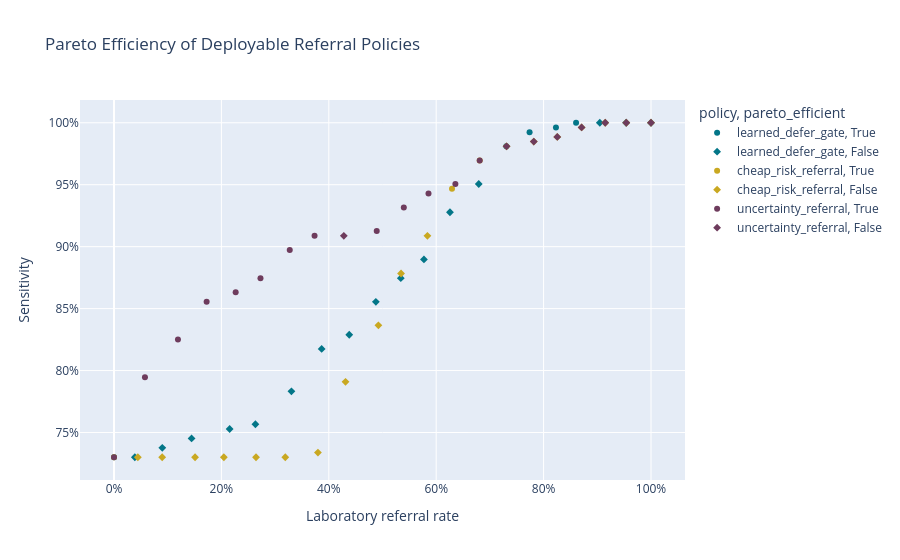

Notebook code for this chart:
### Code cell
fig = px.scatter(
    pareto_results,
    x="referral_rate",
    y="sensitivity",
    color="policy",
    symbol="pareto_efficient",
    hover_data=[
        "requested_budget",
        "specificity",
        "balanced_accuracy",
        "total_normalized_cost"
    ],
    title=(
        "Pareto Efficiency of "
        "Deployable Referral Policies"
    ),
    color_discrete_map={
        "learned_defer_gate": (
            PROJECT_COLORS[
                "teal_dark"
            ]
        ),

        "cheap_risk_referral": (
            PROJECT_COLORS[
                "yellow_dark"
            ]
        ),

        "uncertainty_referral": (
            PROJECT_COLORS[
                "purple_dark"
            ]
        )
    }
)

fig.update_xaxes(
    tickformat=".0%",
    title=(
        "Laboratory referral rate"
    )
)

fig.update_yaxes(
    tickformat=".0%",
    title="Sensitivity"
)

fig.show()

save_plotly(
    fig,
    "step11_pareto_efficient_policies"
)

### Figure 1 — Plotly figure (JSON) as saved in the notebook; plotly's stock layout.template omitted (floating-point values rounded to 4 significant figures)
{"data": [{"customdata": [[0.0, 0.647, 0.6885, 0.8237], [0.7, 0.9998, 0.9904, 0.7423], [0.75, 1.0, 0.9962, 0.7784], [0.8, 1.0, 0.9981, 0.8253], [0.85, 1.0, 1.0, 0.8605]], "hovertemplate": "policy=learned_defer_gate<br>pareto_efficient=True<br>referral_rate=%{x}<br>sensitivity=%{y}<br>requested_budget=%{customdata[0]}<br>specificity=%{customdata[1]}<br>balanced_accuracy=%{customdata[2]}<br>total_normalized_cost=%{customdata[3]}<extra></extra>", "legendgroup": "learned_defer_gate, True", "marker": {"color": "#037688", "symbol": "circle"}, "mode": "markers", "name": "learned_defer_gate, True", "orientation": "v", "showlegend": true, "type": "scatter", "x": [0.0, 0.7306, 0.7739, 0.823, 0.8605], "xaxis": "x", "y": [0.73, 0.981, 0.9924, 0.9962, 1.0], "yaxis": "y"}, {"customdata": [[0.05, 0.6794, 0.7047, 0.8015], [0.1, 0.7228, 0.7302, 0.7665], [0.15, 0.7702, 0.7577, 0.7272], [0.2, 0.8286, 0.7907, 0.6837], [0.25, 0.8663, 0.8115, 0.6586], [0.3, 0.9099, 0.8466, 0.6279], [0.35, 0.939, 0.8782, 0.6092], [0.4, 0.9607, 0.8948, 0.6131], [0.45, 0.974, 0.9148, 0.6218], [0.5, 0.9864, 0.9305, 0.6337], [0.55, 0.9928, 0.9413, 0.6557], [0.6, 0.9971, 0.9624, 0.6736], [0.65, 0.9995, 0.975, 0.7093], [0.9, 1.0, 1.0, 0.9047], [0.95, 1.0, 1.0, 0.9536], [1.0, 1.0, 1.0, 1.0]], "hovertemplate": "policy=learned_defer_gate<br>pareto_efficient=False<br>referral_rate=%{x}<br>sensitivity=%{y}<br>requested_budget=%{customdata[0]}<br>specificity=%{customdata[1]}<br>balanced_accuracy=%{customdata[2]}<br>total_normalized_cost=%{customdata[3]}<extra></extra>", "legendgroup": "learned_defer_gate, False", "marker": {"color": "#037688", "symbol": "diamond"}, "mode": "markers", "name": "learned_defer_gate, False", "orientation": "v", "showlegend": true, "type": "scatter", "x": [0.03881, 0.08995, 0.1445, 0.2153, 0.2633, 0.3304, 0.3867, 0.4381, 0.4877, 0.5341, 0.5772, 0.6256, 0.6792, 0.9047, 0.9536, 1.0], "xaxis": "x", "y": [0.73, 0.7376, 0.7452, 0.7529, 0.7567, 0.7833, 0.8175, 0.8289, 0.8555, 0.8745, 0.8897, 0.9278, 0.9506, 1.0, 1.0, 1.0], "yaxis": "y"}, {"customdata": [[0.0, 0.647, 0.6885, 0.8237], [0.6, 1.0, 0.9734, 0.6608], [0.65, 1.0, 0.9848, 0.699]], "hovertemplate": "policy=cheap_risk_referral<br>pareto_efficient=True<br>referral_rate=%{x}<br>sensitivity=%{y}<br>requested_budget=%{customdata[0]}<br>specificity=%{customdata[1]}<br>balanced_accuracy=%{customdata[2]}<br>total_normalized_cost=%{customdata[3]}<extra></extra>", "legendgroup": "cheap_risk_referral, True", "marker": {"color": "#C9A821", "symbol": "circle"}, "mode": "markers", "name": "cheap_risk_referral, True", "orientation": "v", "showlegend": true, "type": "scatter", "x": [0.0, 0.6294, 0.681], "xaxis": "x", "y": [0.73, 0.9468, 0.9696], "yaxis": "y"}, {"customdata": [[0.05, 0.6846, 0.7073, 0.7972], [0.1, 0.7261, 0.7281, 0.7645], [0.15, 0.7836, 0.7568, 0.7176], [0.2, 0.8334, 0.7817, 0.6774], [0.25, 0.8901, 0.8101, 0.6306], [0.3, 0.9449, 0.8375, 0.5819], [0.35, 1.0, 0.8669, 0.5368], [0.4, 1.0, 0.8954, 0.5545], [0.45, 1.0, 0.9183, 0.5888], [0.5, 1.0, 0.9392, 0.6063], [0.55, 1.0, 0.9544, 0.6375], [0.7, 1.0, 0.9905, 0.7423], [0.75, 1.0, 0.9924, 0.7907], [0.8, 1.0, 0.9943, 0.8322], [0.85, 1.0, 0.9981, 0.873], [0.9, 1.0, 1.0, 0.9148], [0.95, 1.0, 1.0, 0.954], [1.0, 1.0, 1.0, 1.0]], "hovertemplate": "policy=cheap_risk_referral<br>pareto_efficient=False<br>referral_rate=%{x}<br>sensitivity=%{y}<br>requested_budget=%{customdata[0]}<br>specificity=%{customdata[1]}<br>balanced_accuracy=%{customdata[2]}<br>total_normalized_cost=%{customdata[3]}<extra></extra>", "legendgroup": "cheap_risk_referral, False", "marker": {"color": "#C9A821", "symbol": "diamond"}, "mode": "markers", "name": "cheap_risk_referral, False", "orientation": "v", "showlegend": true, "type": "scatter", "x": [0.04441, 0.08973, 0.151, 0.2046, 0.2645, 0.319, 0.3798, 0.4311, 0.4924, 0.5345, 0.5837, 0.731, 0.7817, 0.8255, 0.8708, 0.9148, 0.954, 1.0], "xaxis": "x", "y": [0.73, 0.73, 0.73, 0.73, 0.73, 0.73, 0.7338, 0.7909, 0.8365, 0.8783, 0.9087, 0.981, 0.9848, 0.9886, 0.9962, 1.0, 1.0, 1.0], "yaxis": "y"}, {"customdata": [[0.0, 0.647, 0.6885, 0.8237], [0.05, 0.647, 0.7208, 0.8432], [0.1, 0.6636, 0.7444, 0.8553], [0.15, 0.6949, 0.7752, 0.832], [0.2, 0.7309, 0.797, 0.8138], [0.25, 0.7609, 0.8177, 0.7968], [0.3, 0.7986, 0.848, 0.7669], [0.35, 0.8303, 0.8695, 0.7467], [0.45, 0.9101, 0.9113, 0.71], [0.5, 0.9426, 0.9371, 0.6882], [0.55, 0.9707, 0.9568, 0.6745], [0.6, 0.995, 0.9728, 0.6743], [0.65, 1.0, 0.9848, 0.699]], "hovertemplate": "policy=uncertainty_referral<br>pareto_efficient=True<br>referral_rate=%{x}<br>sensitivity=%{y}<br>requested_budget=%{customdata[0]}<br>specificity=%{customdata[1]}<br>balanced_accuracy=%{customdata[2]}<br>total_normalized_cost=%{customdata[3]}<extra></extra>", "legendgroup": "uncertainty_referral, True", "marker": {"color": "#6E3C5D", "symbol": "circle"}, "mode": "markers", "name": "uncertainty_referral, True", "orientation": "v", "showlegend": true, "type": "scatter", "x": [0.0, 0.05765, 0.1191, 0.1725, 0.2266, 0.2728, 0.3273, 0.3735, 0.4892, 0.5397, 0.5857, 0.6357, 0.681], "xaxis": "x", "y": [0.73, 0.7947, 0.8251, 0.8555, 0.8631, 0.8745, 0.8973, 0.9087, 0.9125, 0.9316, 0.943, 0.9506, 0.9696], "yaxis": "y"}, {"customdata": [[0.4, 0.8679, 0.8883, 0.7304], [0.7, 1.0, 0.9905, 0.7423], [0.75, 1.0, 0.9924, 0.7907], [0.8, 1.0, 0.9943, 0.8322], [0.85, 1.0, 0.9981, 0.873], [0.9, 1.0, 1.0, 0.9148], [0.95, 1.0, 1.0, 0.954], [1.0, 1.0, 1.0, 1.0]], "hovertemplate": "policy=uncertainty_referral<br>pareto_efficient=False<br>referral_rate=%{x}<br>sensitivity=%{y}<br>requested_budget=%{customdata[0]}<br>specificity=%{customdata[1]}<br>balanced_accuracy=%{customdata[2]}<br>total_normalized_cost=%{customdata[3]}<extra></extra>", "legendgroup": "uncertainty_referral, False", "marker": {"color": "#6E3C5D", "symbol": "diamond"}, "mode": "markers", "name": "uncertainty_referral, False", "orientation": "v", "showlegend": true, "type": "scatter", "x": [0.428, 0.731, 0.7817, 0.8255, 0.8708, 0.9148, 0.954, 1.0], "xaxis": "x", "y": [0.9087, 0.981, 0.9848, 0.9886, 0.9962, 1.0, 1.0, 1.0], "yaxis": "y"}], "layout": {"legend": {"title": {"text": "policy, pareto_efficient"}, "tracegroupgap": 0}, "title": {"text": "Pareto Efficiency of Deployable Referral Policies"}, "xaxis": {"anchor": "y", "domain": [0, 1], "tickformat": ".0%", "title": {"text": "Laboratory referral rate"}}, "yaxis": {"anchor": "x", "domain": [0, 1], "tickformat": ".0%", "title": {"text": "Sensitivity"}}}}
